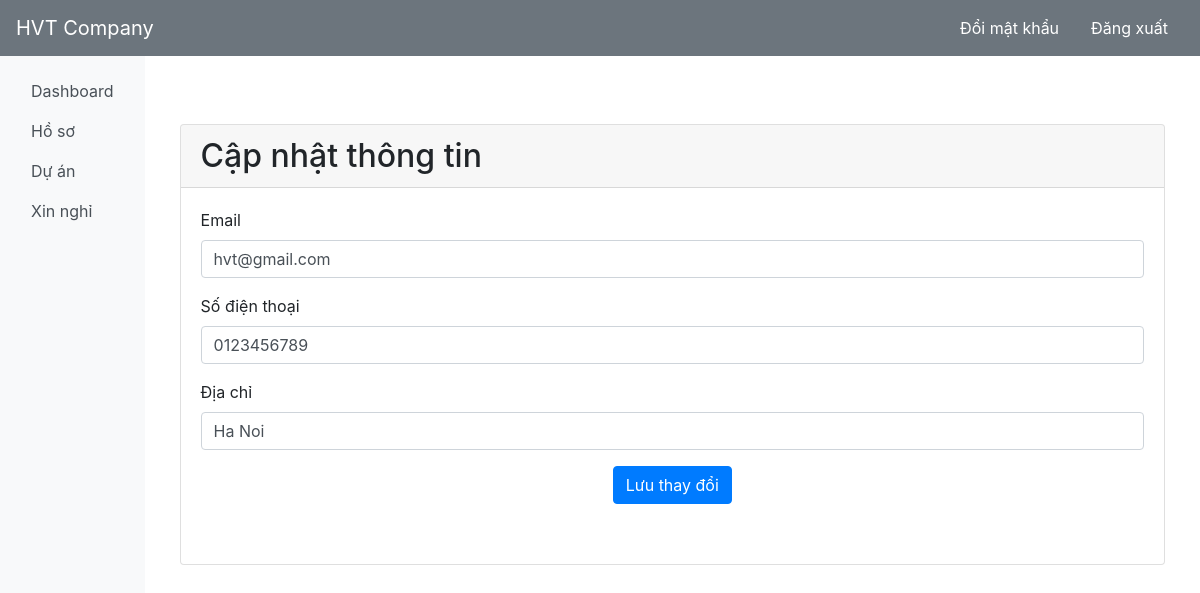
Screenshot of /myprofileup.php (signed in) with the database file from the repository.
### tables this page shows
CREATE TABLE `employee` (
  `id` int(11) NOT NULL,
  `firstName` varchar(100) NOT NULL,
  `lastName` varchar(100) NOT NULL,
  `email` varchar(100) NOT NULL,
  `password` text NOT NULL,
  `birthday` date NOT NULL,
  `gender` varchar(10) NOT NULL,
  `contact` varchar(20) NOT NULL,
  `nid` int(20) NOT NULL,
  `address` varchar(100) DEFAULT NULL,
  `dept` varchar(100) NOT NULL,
  `degree` varchar(100) NOT NULL,
  `pic` text NOT NULL
);

### myprofileup.php (the view, shortened to what this page needs)
<?php
require_once('process/dbh.php');
$id = $_SESSION['id'];
$sql = "SELECT * from `employee` WHERE id=$id";
$result = mysqli_query($conn, $sql);
if ($result) {
    while ($res = mysqli_fetch_assoc($result)) {
        $email = $res['email'];
        $contact = $res['contact'];
        $address = $res['address'];
    }
}
?>
<html lang="en">
<head>
    <link href="https://stackpath.bootstrapcdn.com/bootstrap/4.5.2/css/bootstrap.min.css" rel="stylesheet">
</head>
<body>
    <?php include('eheader.php'); ?>
    <div class="container mt-5">
        <div class="card">
            <div class="card-header">
                <h2 class="mb-0">Cập nhật thông tin</h2>
            </div>
            <div class="card-body">
                <form action="myprofileup.php" method="POST">
                    <div class="form-group">
                        <label>Email</label>
                        <input class="form-control" type="email" name="email" value="<?php echo $email; ?>">
                    </div>
                    <div class="form-group">
                        <label>Số điện thoại</label>
                        <input class="form-control" type="number" name="contact" value="<?php echo $contact; ?>">
                    </div>
                    <div class="form-group">
                        <label>Địa chỉ</label>
                        <input class="form-control" type="text" name="address" value="<?php echo $address; ?>">
                    </div>
                    <div class="text-center">
                        <button class="btn btn-primary" type="submit" name="update">Lưu thay đổi</button>
                    </div>
                </form>
                <br>
            </div>
        </div>
    </div>
    </div>
    </div>
</body>
</html>

### rows the page displays
employee: email "hvt@gmail.com", contact "0123456789", address "Ha Noi"
